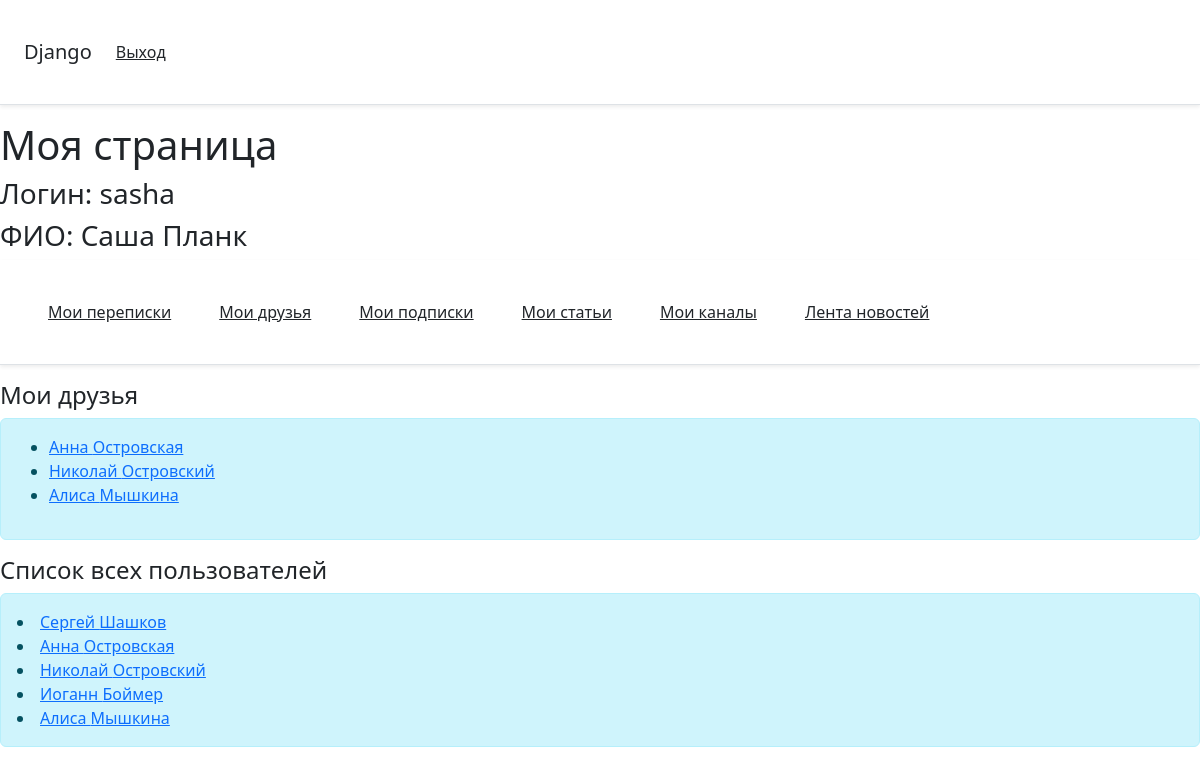
Screenshot of /1/myfriends with the database file from the repository.
### main/models.py (models this page shows)
class StandartUser(models.Model):
    password = models.CharField(max_length=256)
    username = models.CharField('username', max_length=150)
    last_name = models.CharField(max_length=150)
    date_joined  = models.DateTimeField(auto_now=True)
    first_name = models.CharField(max_length=150)

### main/views.py (the view)
# urls.py: path('<int:id>/myfriends', views.myfriends, name='myfriends'),
def myfriends(request, id):
    user = get_object_or_404(StandartUser, id=id)
    users = StandartUser.objects.all().exclude(pk=id)
    friends = Friendship.objects.filter(user_id=id) | Friendship.objects.filter(friend_id=id)
    friend_ids = [friend.friend_id for friend in friends]
    friends_list = StandartUser.objects.filter(id__in=friend_ids)
    data = {
       'user': user,
       'users': users,
       'friends': friends_list,
   }
    return render(request, 'user/myfriends.html', data)

### main/templates/user/myfriends.html (shortened to what this page needs)
{% extends 'user/userpage.html' %}
{% block href %}
<h4>Мои друзья</h4>
{% if friends %}
<div class="alert alert-info">
    <ul>
    {% for friend in friends %}
        {% if friend.id != user.id %}
            <li><a style="text-transform:capitalize" href="{% url 'people' user.id friend.username %}">{{ friend.first_name }} {{ friend.last_name }}</a></li>
        {% endif %}
    {% endfor %}
    </ul>
</div>
{% else %}
<p>У вас еще нет друзей</p>
{% endif %}
<h4>Список всех пользователей</h4>
{% if users|length > 0 %}
    <div class="alert alert-info">
    {% for subject in users %}
        <li><a style="text-transform:capitalize" href="{% url 'people' user.id subject.username %}">{{ subject.first_name }} {{ subject.last_name }}</a></li>
    {% endfor %}
{% else %}
    <p>Зарегистрированых пользователей нет</p>
{% endif %}
</div>
{% endblock %}

### main/templates/user/userpage.html (shortened to what this page needs)
{% extends 'user/base.html' %}
{% block body %}
<h1>Моя страница</h1>
<h3>Логин: {{ user.username }}</h3>
<h3 style="text-transform:capitalize">ФИО: {{ user.first_name }} {{ user.last_name }}</h3>
<div class="d-flex flex-column flex-md-row align-items-center p-3 px-md-4 mb-3 bg-white border-bottom shadow-sm">
    <a class="p-4 text-dark" href="mychats">Мои переписки</a>
    <a class="p-4 text-dark" href="myfriends">Мои друзья</a>
    <a class="p-4 text-dark" href="mysubscribes">Мои подписки</a>
    <a class="p-4 text-dark" href="myarticles">Мои статьи</a>
    <a class="p-4 text-dark" href="mychanels">Мои каналы</a>
    <a class="p-4 text-dark" href="news">Лента новостей</a>
</div>
{% block href %}{% endblock %}
{% endblock %}

### rows the page displays
StandartUser: username "sasha", first_name "Саша", last_name "Планк"
StandartUser: first_name "Анна", last_name "Островская"
StandartUser: first_name "Николай", last_name "Островский"
StandartUser: first_name "Алиса", last_name "Мышкина"
StandartUser: first_name "Сергей", last_name "Шашков"
StandartUser: first_name "Иоганн", last_name "Боймер"
